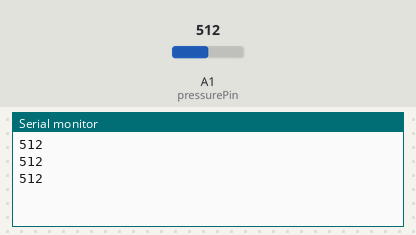
Recording of a sketch running on a simulated Teensy 4. Parts: the last lines printed to the serial monitor. The inputs (shaded band) are chosen by the test bench; at power-on: A1 (pressurePin) = 512. Random numbers use the default seed unless the sketch sets one.

Above: at 1.2 s.
1.3 s: A1 (pressurePin) set to 716
At 1.86 s:
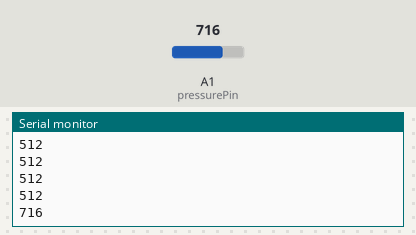
2.8 s: A1 (pressurePin) set to 900
At 3.06 s:
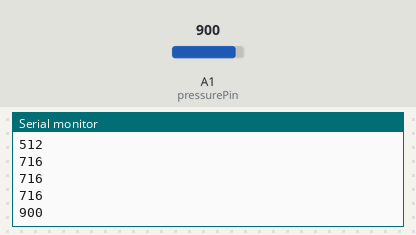
Timing chart, 0 to 5.8 s (numbered marks = the images above; inputs shaded):
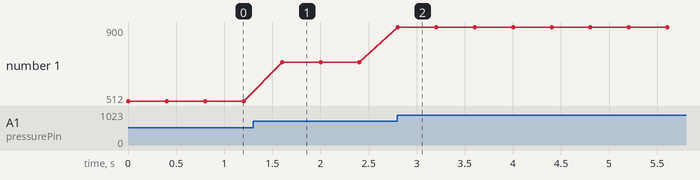

The sketch:

FSR_LED_Test.ino
```cpp
int pressurePin = A1;
int force;

const int NoteA=1;
const int NoteB=2;
const int NoteC=3;
const int NoteD=4;
const int NoteE=5;

void setup() {
  Serial.begin(9600);
}

void loop() {

  force = analogRead(pressurePin);
  Serial.println(force);

  if(force > 50)
    {
      randNote();
  } else {

  }

  delay(100);

}

void randNote() {
  int note = random(60,90); // Need to find out the appropriate values
  usbMIDI.sendNoteOn(note, 50, NoteA); // Turn a note on!
  delay(200); // Duration of the note
  usbMIDI.sendNoteOff(note, 0, NoteA); // Make sure to turn it off!
  delay(100); // Duration between notes
}
```

Measured:
- after the input at 1.3 s, the serial monitor: prints a new line after 0.30 s (image 1)
- after the input at 2.8 s, the serial monitor: prints a new line at once (image 2)
- plotted number 1: 512 → 716 after the input at 1.3 s, 716 → 900 after the input at 2.8 s
